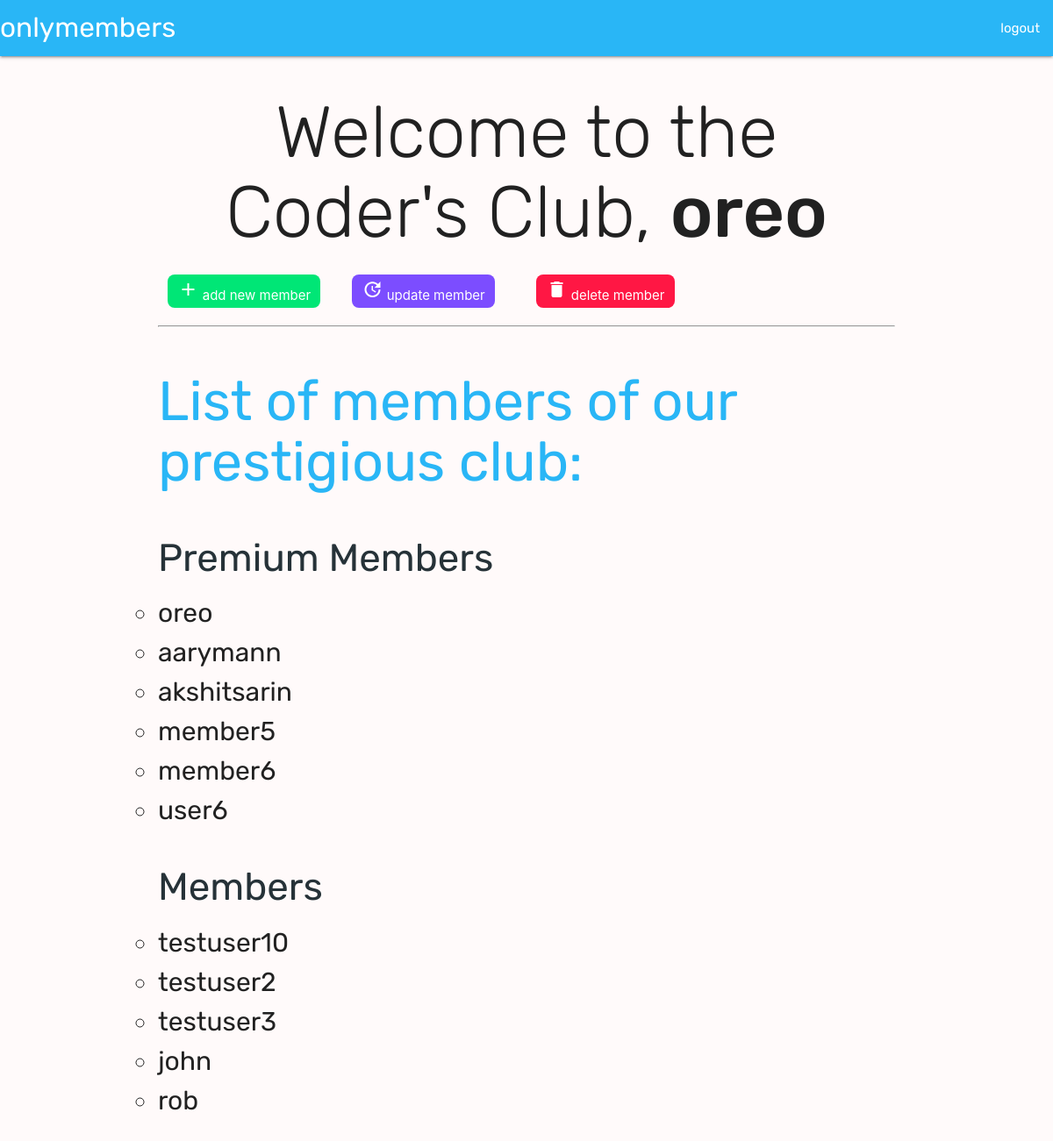
The app's page / (signed in) with its own data.
### hello/models.py (models this page shows, shortened)
class Member(models.Model):
    username = models.CharField(max_length=120)

### hello/views.py (the view)
# urls.py: path('', home_view, name='home'),
def home_view(request):
    users = User.objects.all()
    members = [member.username for member in Member.objects.all()]
    return render(request, 'home.html', {'users': users, 'members': members})

### templates/home.html
{% extends "base.html" %}
{% block content %}
<h1 class="display-1" id="head-1">Welcome to the Coder's Club, <strong>{{ user }}</strong></h1>
<div class=row>
    <div class="col s3">
    <form action="/create">
        <button id="create-btn"><i class="material-icons">add</i> add new member</button>
    </form>
    </div>
    <div class="col s3">
    <form action="/update_member">
        <button id="update-btn"><i class= "material-icons">update</i> update member</span></button>
    </form>
    </div>
    <div class="col s3">
    <form action="/delete_member">
        <button id="yeet-btn"><i class="material-icons">delete</i> delete member</button>
    </form>
    </div>
</div>
<hr>
<h1 id="head-2">List of members of our prestigious club:</h1>
<div id="member-lists">
    <ul id="member-usernames">
        <div id='premium'>
            <h3>Premium Members</h3>
            {% for user in users %}
            <li class="user">{{ user }}</li>
            {% endfor %}
        </div>
        <div id="regular">
            <h3>Members</h3>
            {% for member in members %}
            <li class="member">{{ member }}</li>
            {% endfor %}
        </div>
    </ul>
</div>
{% endblock %}

### static/css/style.css (style rules this page uses)
body { font-family: "Rubik", sans-serif; background-color: snow; }
#head-1 { font-weight: 100; font-size: 5.5rem; text-align: center; }
#head-2 { margin: 50px 0; color: #29b6f6; }
h3 { color: #263238 ; font-size: 2rem; font-weight: 800; }
#member-usernames { font-size: 2em; }
button { color: #ffffff; border: 0; border-radius: 8px; padding: 0.375em 0.75em; }
#yeet-btn { background-color: #ff1744 ; }
#create-btn { background-color: #00e676 ; }
#update-btn { background-color: #7c4dff ; }
#premium { margin-bottom: 40px; }
#member-lists li { list-style-type: circle !important; }

### records on screen
Member: members "testuser10"
Member: members "testuser2"
Member: members "testuser3"
Member: members "john"
Member: members "rob"

### other values on screen
{{ user }} "oreo"
{{ user }} "aarymann"
{{ user }} "akshitsarin"
{{ user }} "member5"
{{ user }} "member6"
{{ user }} "user6"
